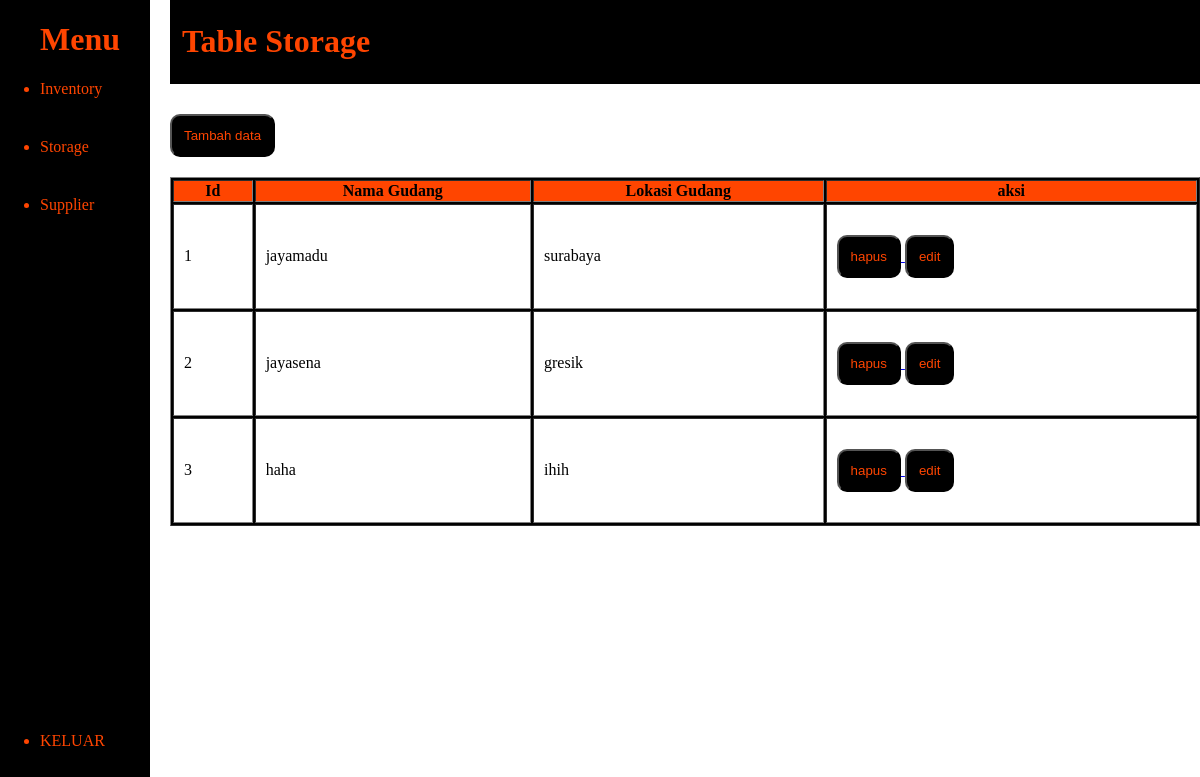
/admin/storage.php, run on the app's committed database.
### tables this page shows
CREATE TABLE `storage` (
  `id_storage` int(11) NOT NULL,
  `nama_gudang` varchar(100) NOT NULL,
  `lokasi_gudang` varchar(100) NOT NULL
);

### admin/storage.php (the view, shortened to what this page needs)
<?php
include("sidebar.php");
?>
<!DOCTYPE html>
<html lang="en">
<head>
    <link rel="stylesheet" href="button.css">
</head>
<body>
<div class="tampil">
<table border="1">
        <div class="navbar">
            <h1>Table Storage</h1>
        </div>
        <div>
           <a href="../crud/tambahstorage.php"><button>Tambah data</button></a>
        </div>
            <tr>
                <th>Id</th>
                <th>Nama Gudang</th>
                <th>Lokasi Gudang</th>
                <th>aksi</th>
            </tr>
            <?php
            include("koneksi.php");
            $tampil = mysqli_query($koneksi,"SELECT * FROM storage");
            while($data = mysqli_fetch_array($tampil)){
            ?>
            <tr>
            <td><?php echo$data['id_storage']?></td>
            <td><?php echo$data['nama_gudang']?></td>
            <td><?php echo$data['lokasi_gudang']?></td>
            <td>
                <a href='../crud/hapusstorage.php?id=<?php echo $data['id_storage']; ?>' onclick='return confirm("ingin menghapus?")'>
                    <button>hapus</button>
                </a>
                <a href='../crud/editstorage.php?id=<?php echo $data['id_storage']; ?>'>
                    <button>edit</button>
                </a>
            </td>
           </tr>
            <?php
            }
            ?>
</table>
</div>
</body>
</html>

### admin/button.css (style rules this page uses)
button { width: auto; height: auto; margin-top: 20px; margin-bottom: 20px; background-color: black; border-radius: 10px; padding: 12px; }
a button { text-decoration: none; color: orangered; }

### admin/sidebar.php (style rules this page uses)
body { margin:0; padding:0; }
.tampil { margin-left:170px; }
.navbar { width:100%; background-color:black; color:orangered; padding:2px; position: relative; margin-bottom:10px; display:flex; }
.navbar h1 { margin-left:10px }
table { background-color:black; width:100%; }
table tr { background-color:orangered; }
table td { background-color:white; padding:10px; }

### data on the page
storage: id_storage "1", nama_gudang "jayamadu", lokasi_gudang "surabaya"
storage: id_storage "2", nama_gudang "jayasena", lokasi_gudang "gresik"
storage: id_storage "3", nama_gudang "haha", lokasi_gudang "ihih"
